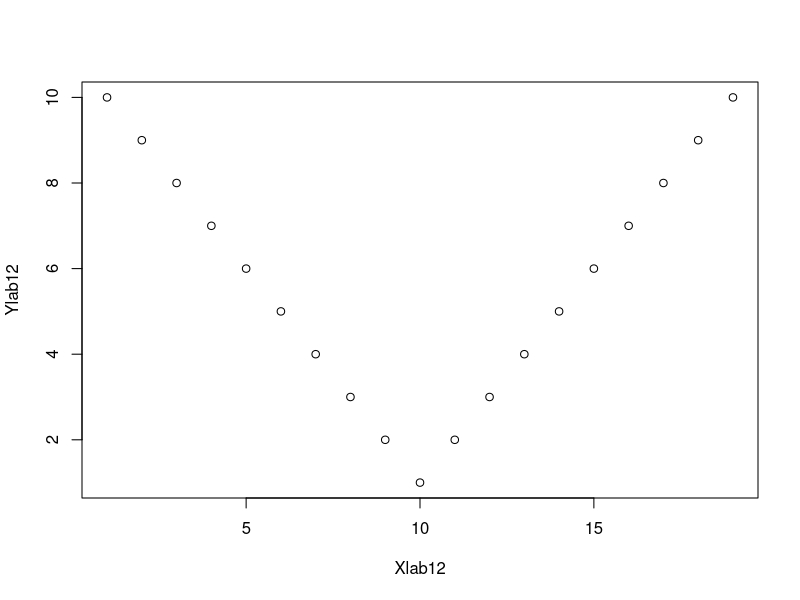
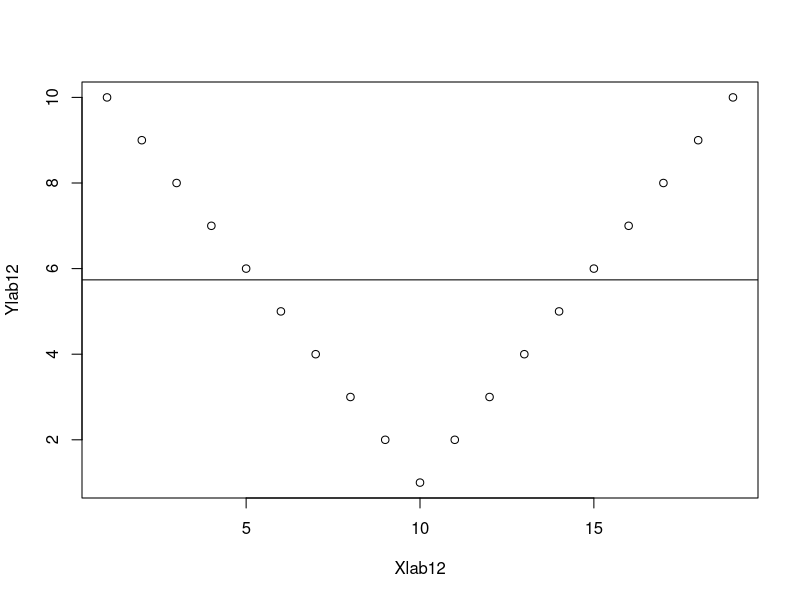

Source code (R) for these figures, in order:
## ---- chunk 1
Ylab12 <- c(10,9,8,7,6,5,4,3,2,1,2,3,4,5,6,7,8,9,10)
Xlab12 <- c(1,2,3,4,5,6,7,8,9,10,11,12,13,14,15,16,17,18,19)

plot(Xlab12,Ylab12)
## ---- chunk 2
plot(Xlab12,Ylab12)
abline(lm(Ylab12~Xlab12))
## ---- chunk 3
lm(Ylab12 ~ Xlab12)
## ---- chunk 4
cor.test(Xlab12, Ylab12)
